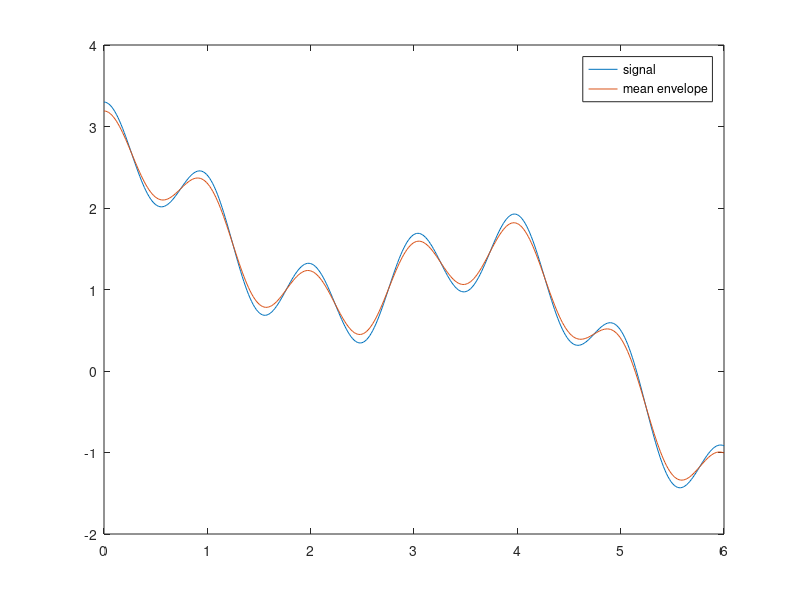

This chart was generated by the following MATLAB code:
x = linspace(0,6,400);
signal = 0.5*cos(2*pi*x) + 2*cos(0.1*pi*x) + 0.8*cos(0.5*pi*x);
delta = 0.1;

signal_pp = -4*pi.^2*0.5*cos(2*pi*x) + -0.01*pi.^2*2*cos(0.1*pi*x) + ...
            -0.25*pi.^2*0.8*cos(0.5*pi*x);

mean_env = signal + delta.^2./2.*signal_pp;

figure;
plot(x, signal);
hold on;
plot(x, mean_env);
legend('signal', 'mean envelope');
